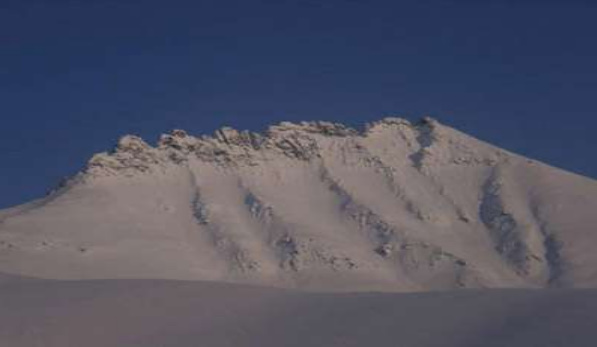
#> input picture img/ReferenceColorCorrection/ice.jpg, 597 x 347 px
$ python ReferenceColorCorrection.py
#> lines starting #> are read from the running program, lines starting #| are printed output that depends on the picture
from PIL import Image
import numpy as np
import matplotlib.pyplot as plt
import time
start_time = time.time()

image = np.array(Image.open('img/ReferenceColorCorrection/ice.jpg'))
#> image is the input picture: shape (347, 597, 3); mean R, G, B 82.6, 84.2, 101

''' Wrong pixel color (choose any one) '''
wrong_color = image[200][300]  # ice.jpg
#> wrong_color = [142, 128, 127]
# wrong_color = image[50][250]  # people.jpg

''' Correct pixel color '''
right_color = [255, 255, 255]  # ice.jpg (white color RedGreenBlue)
#  right_color = [170, 152, 169]  # people.jpg (grey)

division = [0, 0, 0]

image = image.astype('float64')

for i in range(3):
    division[i] = right_color[i] / wrong_color[i]
    # Checking for 'wrapping'
    np.putmask(image[:, :, i], image[:, :, i] * division[i] > 255, 255)
    # Major changes
    np.putmask(image[:, :, i], image[:, :, i] * division[i] <= 255, image[:, :, i] * division[i])
#> after the loop, division = [1.8, 1.99, 2.01]

image = image.astype('uint8')
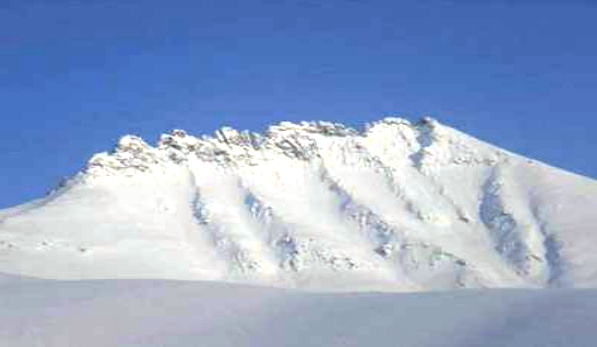
#> image: shape (347, 597, 3); mean R, G, B 147.6, 167.1, 201.9

print("--- %s seconds ---" % (time.time() - start_time))

plt.imshow(image)
plt.show()

$ run again, with img/ReferenceColorCorrection/ball.jpg copied over img/ReferenceColorCorrection/ice.jpg
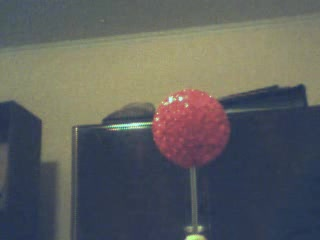
#> input picture img/ReferenceColorCorrection/ball.jpg, 320 x 240 px
#> image is the input picture: shape (240, 320, 3); mean R, G, B 94.3, 95.7, 94.3
#> wrong_color = [42, 57, 80]
#> after the loop `for i in range(3):`: division = [6.07, 4.47, 3.19]
#> `image = image.astype('uint8')`:
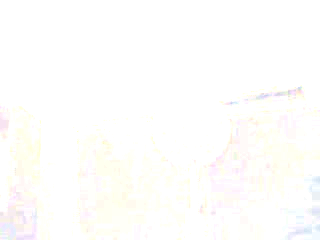
#> image: shape (240, 320, 3); mean R, G, B 254.6, 254, 252.4
